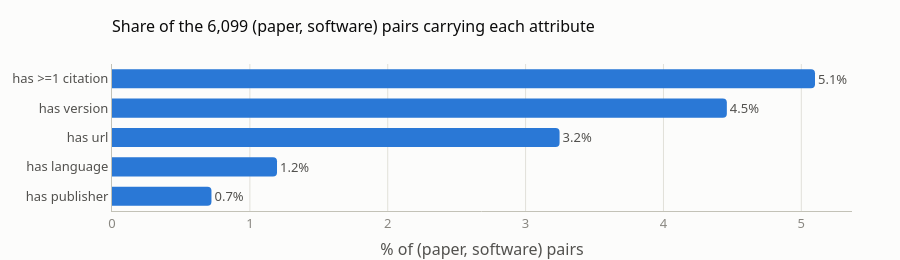

Notebook source saved alongside this figure:
### Markdown cell above
## 6 — Metadata richness

### Code cell
richness = pd.Series({
    "has version": software["has_version"].mean(),
    "has publisher": software["has_publisher"].mean(),
    "has language": software["has_language"].mean(),
    "has url": software["has_url"].mean(),
    "has >=1 citation": software["has_citation"].mean(),
}) * 100
hbar(richness.sort_values(ascending=False), f"Share of the {len(software):,} (paper, software) pairs carrying each attribute",
     "of the (paper, software) pairs", fmt=".1f", suffix="%", labels=True,
     x_title="% of (paper, software) pairs").show()
richness.round(1)

### Figure 1 — Plotly figure (JSON) as saved in the notebook; plotly's stock layout.template omitted (floating-point values rounded to 4 significant figures)
{"data": [{"cliponaxis": false, "hovertemplate": "<b>%{y}</b><br>%{x:.1f}% of the (paper, software) pairs<extra></extra>", "marker": {"color": "#2a78d6"}, "orientation": "h", "showlegend": false, "text": ["0.7%", "1.2%", "3.2%", "4.5%", "5.1%"], "textfont": {"color": "#52514e"}, "textposition": "outside", "type": "bar", "x": [0.7214, 1.197, 3.246, 4.46, 5.099], "y": ["has publisher", "has language", "has url", "has version", "has >=1 citation"]}], "layout": {"height": 260, "title": {"text": "Share of the 6,099 (paper, software) pairs carrying each attribute"}, "xaxis": {"title": {"text": "% of (paper, software) pairs"}}, "yaxis": {"showgrid": false, "tickfont": {"color": "#52514e"}}}}
